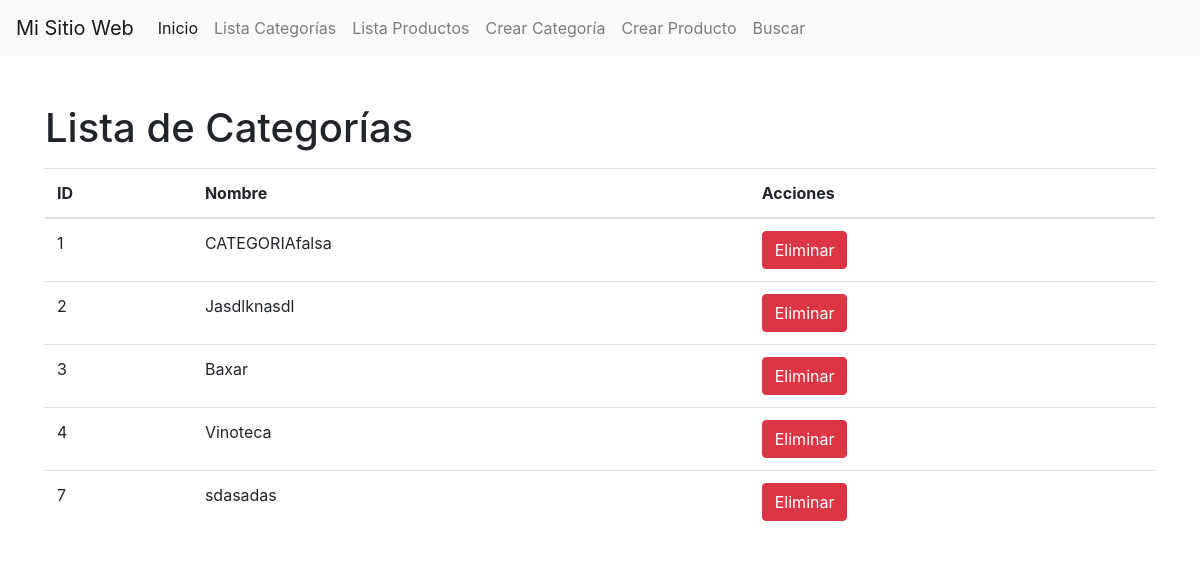
Page /categorias/ (signed in) on the earlier database version.
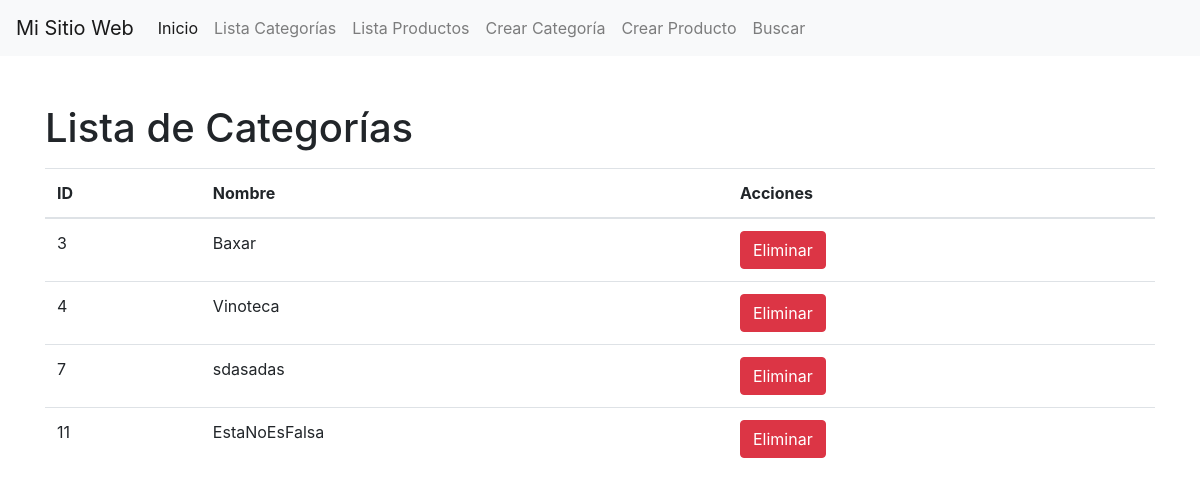
Same page on the later database version.
### miapp/models.py (models this page shows)
class Categoria(models.Model):
    nombre = models.CharField(max_length=100)

### miapp/views.py (the view)
# urls.py: path('categorias/', login_required(views.CategoriaListView.as_view()), name='categoria-list'),
class CategoriaListView(ListView):
    model = Categoria
    template_name = 'miapp/categoria_list.html'

### miapp/templates/miapp/categoria_list.html (shortened to what this page needs)
<!DOCTYPE html>
<html>
<head>
    <link rel="stylesheet" href="https://stackpath.bootstrapcdn.com/bootstrap/4.5.2/css/bootstrap.min.css">
</head>
<body>
    {% include 'miapp/navbar.html' %}
    <div class="container">
        <h1 class="mt-5">Lista de Categorías</h1>
        <table class="table mt-3">
            <thead>
                <tr>
                    <th>ID</th>
                    <th>Nombre</th>
                    <th>Acciones</th>
                </tr>
            </thead>
            <tbody>
                {% for categoria in object_list %}
                    <tr>
                        <td>{{ categoria.id }}</td>
                        <td>{{ categoria.nombre }}</td>
                        <td>
                            <a href="{% url 'eliminar-categoria' categoria.id %}" class="btn btn-danger">Eliminar</a>
                        </td>
                    </tr>
                {% endfor %}
            </tbody>
        </table>
    </div>
</body>
</html>

Differences in the rows shown:
removed Categoria: id "1", nombre "CATEGORIAfalsa"
removed Categoria: id "2", nombre "Jasdlknasdl"
added Categoria: id "11", nombre "EstaNoEsFalsa"
